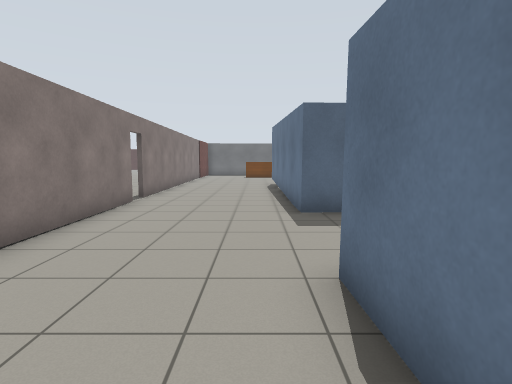
View 1 (above)

24 first-person views from a walk through a robot-simulator world made for Gazebo. The camera is 1.2 m above the floor, tilts 6° down and sees 80° across. The lines on the ground mark 1 m squares. The floor is counted in squares, 1 m on a side. Each view is taken from the middle of a square. On the plan, view 1 faces up. The plan holds only what a view shows up to about 13 squares ahead; the rest is blank. The place goes on beyond the plan. Gazebo's built-in surfaces are drawn with simple patterns. Simple shapes stand in for some stock models.

View 2
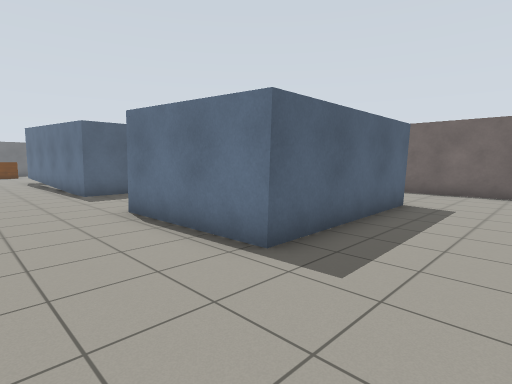

View 3
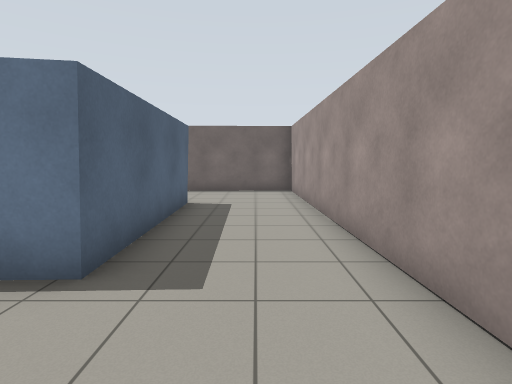

View 4
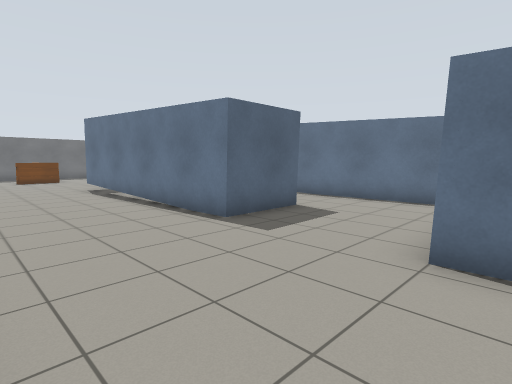

View 5
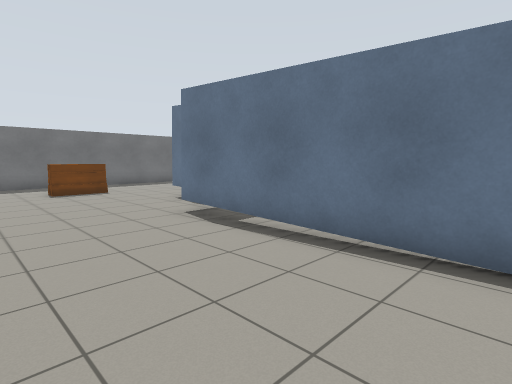

View 6
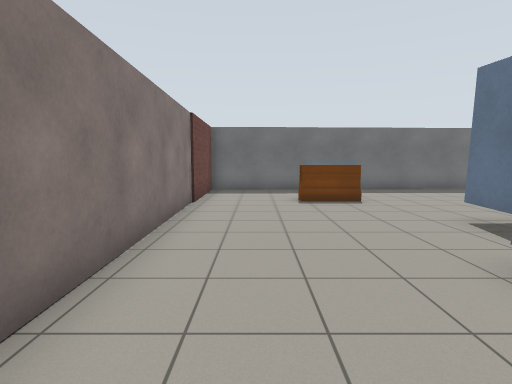

View 7
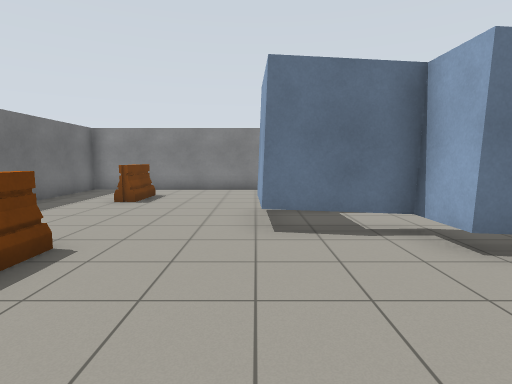

View 8
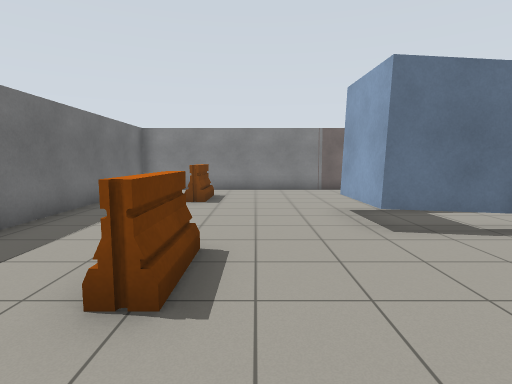

View 9
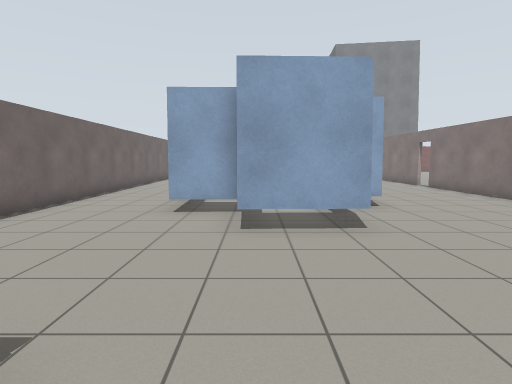

View 10
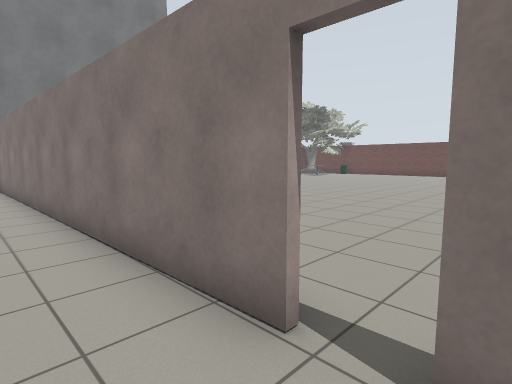

View 11
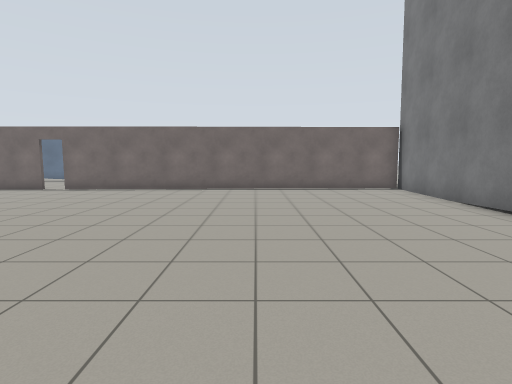

View 12
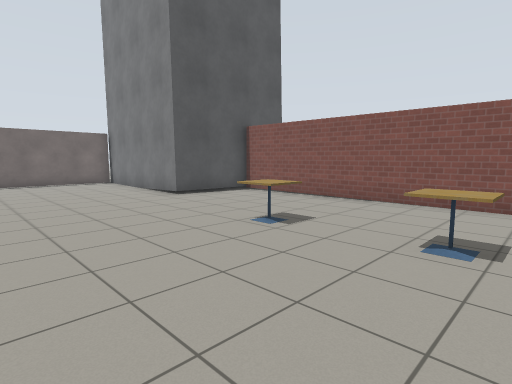

View 13
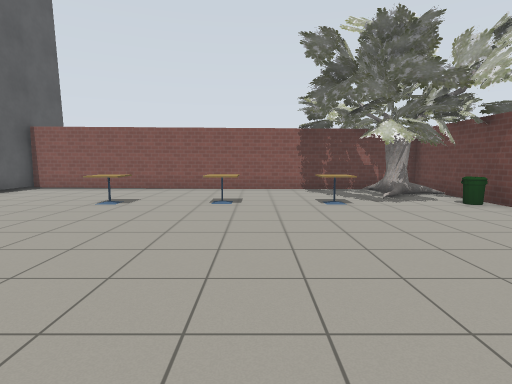

View 14
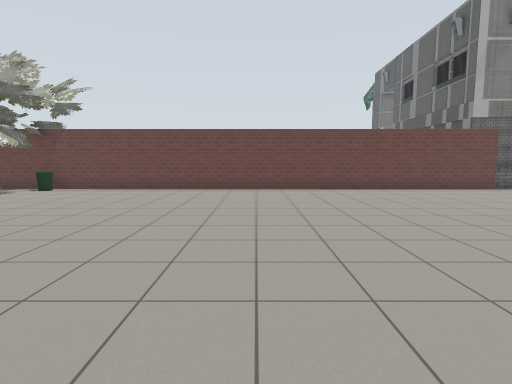

View 15
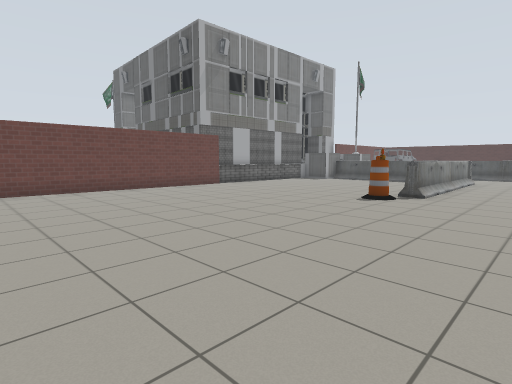

View 16
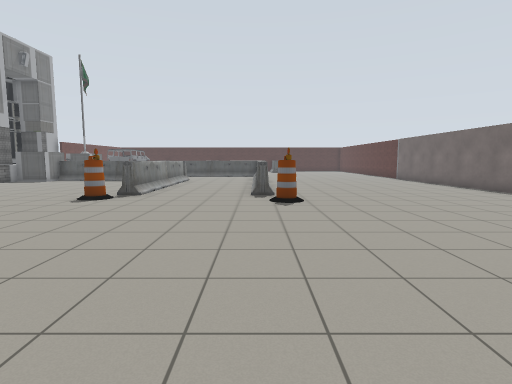

View 17
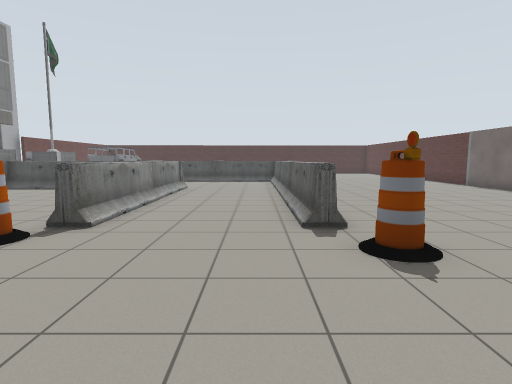

View 18
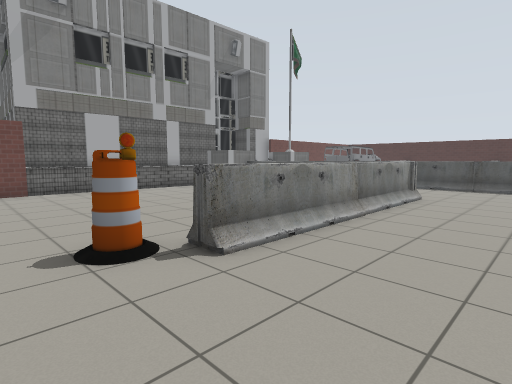

View 19
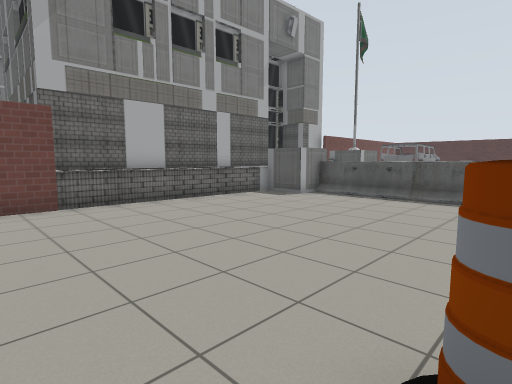

View 20
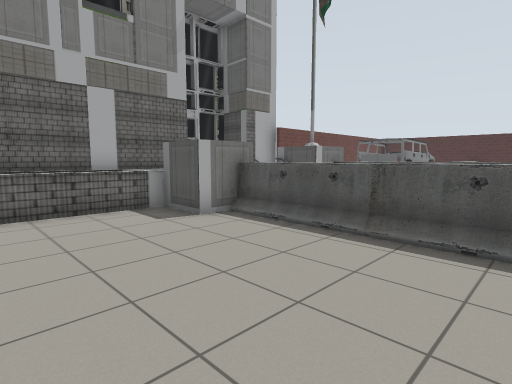

View 21
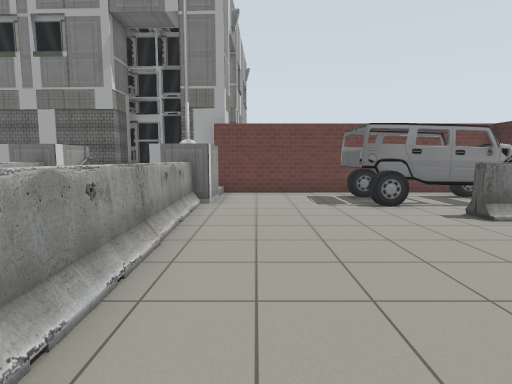

View 22
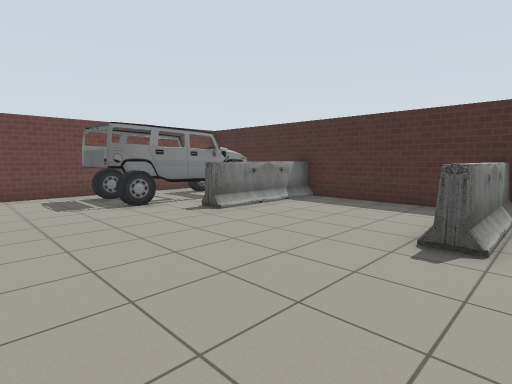

View 23
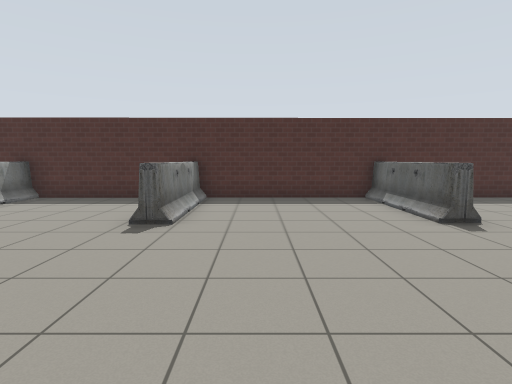

View 24
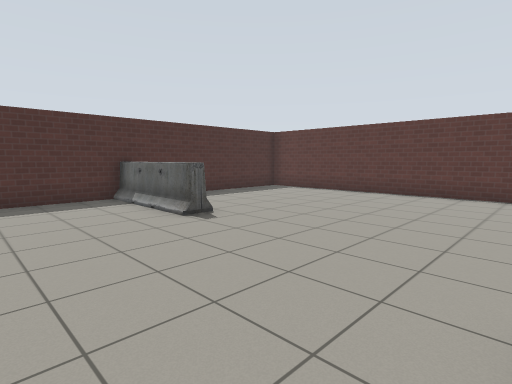

### Floor plan
Key: @ floor where view 1 was taken; # wall or solid block; . floor; D open door; T thing the floor can be seen under or through; B barrier; S shop; C cafe table; I bin; A oak tree; P police station; R barrel; E car.
Columns run from 29 left of view 1 to 10 right of it. Each row starts with its distance up from view 1.
 38   ######################
 37   #    B....B.....B ....
 36   #E E B....B.....B .....#
 35   #EEE B....B.....B......#
 34   #E E.B....B.....B......#
 33   #EEE...................#
 32   #EEE...................#
 31   #......................#
 30   #......................#
 29   #......... . ..........#
 28 PP#P........  . .....
 27  P  PBBBBBBBBBBBB
 26 PP PP      ....
 25 PP          ...          ###############
 24 PP P        ...          #.............#
 23  P PPBBBBBBBB...   ..  ..#.............#
 22  P PP...... B...B ... ...#.........BB..#
 21  PP........ B...B .. ....#...BB........#
 20  PP........ B...B .. ... #.............#
 19  PP........ B...B....... #.............#
 18  PP........ B...B........#.....TTT.....#
 17  PP.........B...B........#.....T. .....#
 16  PP........BB...B........#.....T.###...#
 15 PPP........R.............#....TT... ...#
 14   #........R.....R.......#....T.... ...#
 13   #......................#....#     ...#
 12   #.................... .#....#     ...#
 11   #...................   #....#      ..#
 10   #...................  .#....#      ..#
  9   #......................D....#    #
  8   #......................#....#   .#
  7   #......................#....###..#
  6   #......................#.........#
  5   #......................#.........#
  4   #........... ..........#.........#
  3   #........... ..........#....#
  2   #..........  ..........#....#
  1   #......................#....#
  0   #......................##..@#       .#
 -1   #.......................#...######...#
 -2   #.......................#............#
 -3   #IAACC..C..C............#............#
 -4   #AA.CC..C..C............#. ..........#
 -5   #.A.A............SSSSSSS#  ###########
 -6   #AA..............S
 -7   #.A..............S
 -8   #################S
 -9                   SS

Positions as (right, up) in squares from view 1, and headings:
1: (0, 0), facing up
2: (-2, -4), facing up-right
3: (-2, -3), facing right
4: (-3, 2), facing up-right
5: (-3, 9), facing up-right
6: (-2, 12), facing up
7: (-3, 18), facing right
8: (-3, 20), facing right
9: (4, 23), facing down
10: (-2, 10), facing down-left
11: (-16, 1), facing right
12: (-20, 1), facing down-right
13: (-20, 5), facing down
14: (-14, 5), facing left
15: (-14, 5), facing up-left
16: (-13, 5), facing up
17: (-14, 10), facing up
18: (-14, 13), facing up-left
19: (-18, 13), facing up-left
20: (-19, 18), facing up-left
21: (-16, 29), facing left
22: (-16, 29), facing up-left
23: (-15, 28), facing up
24: (-15, 28), facing up-right
